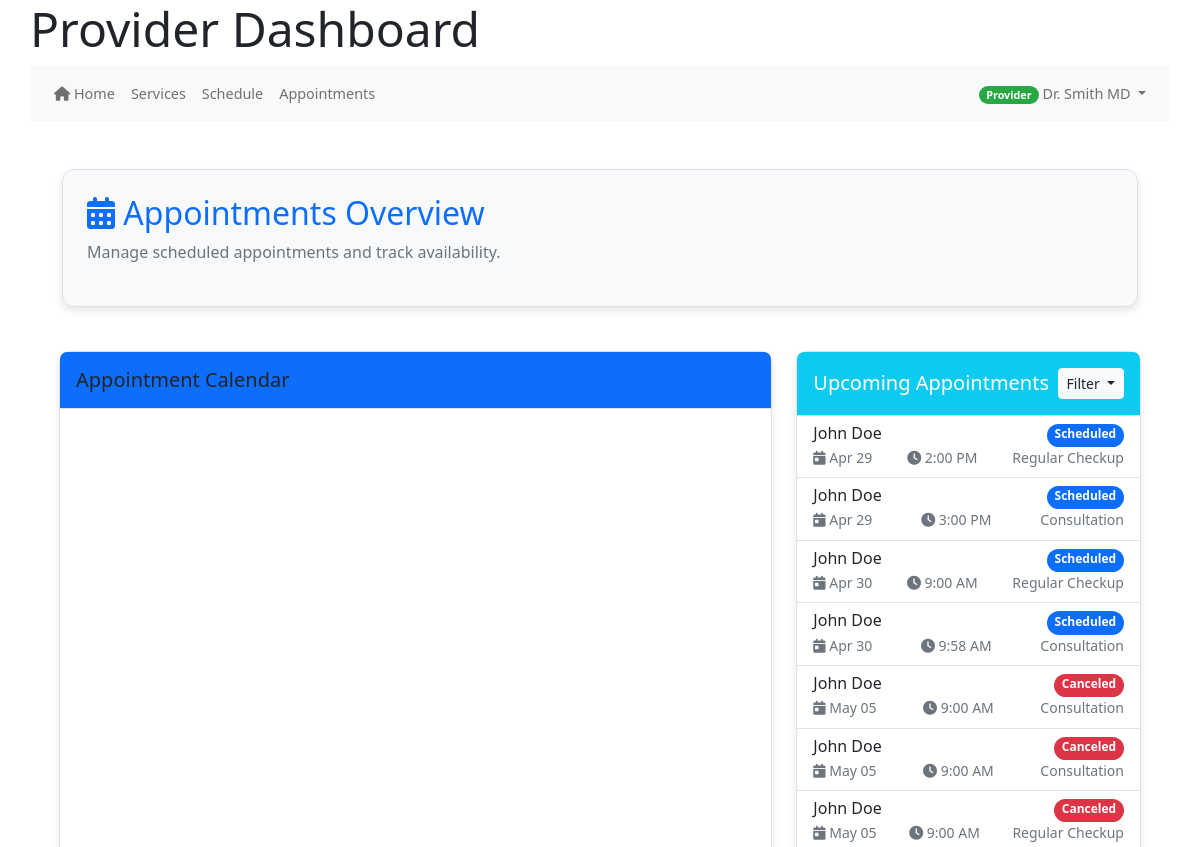
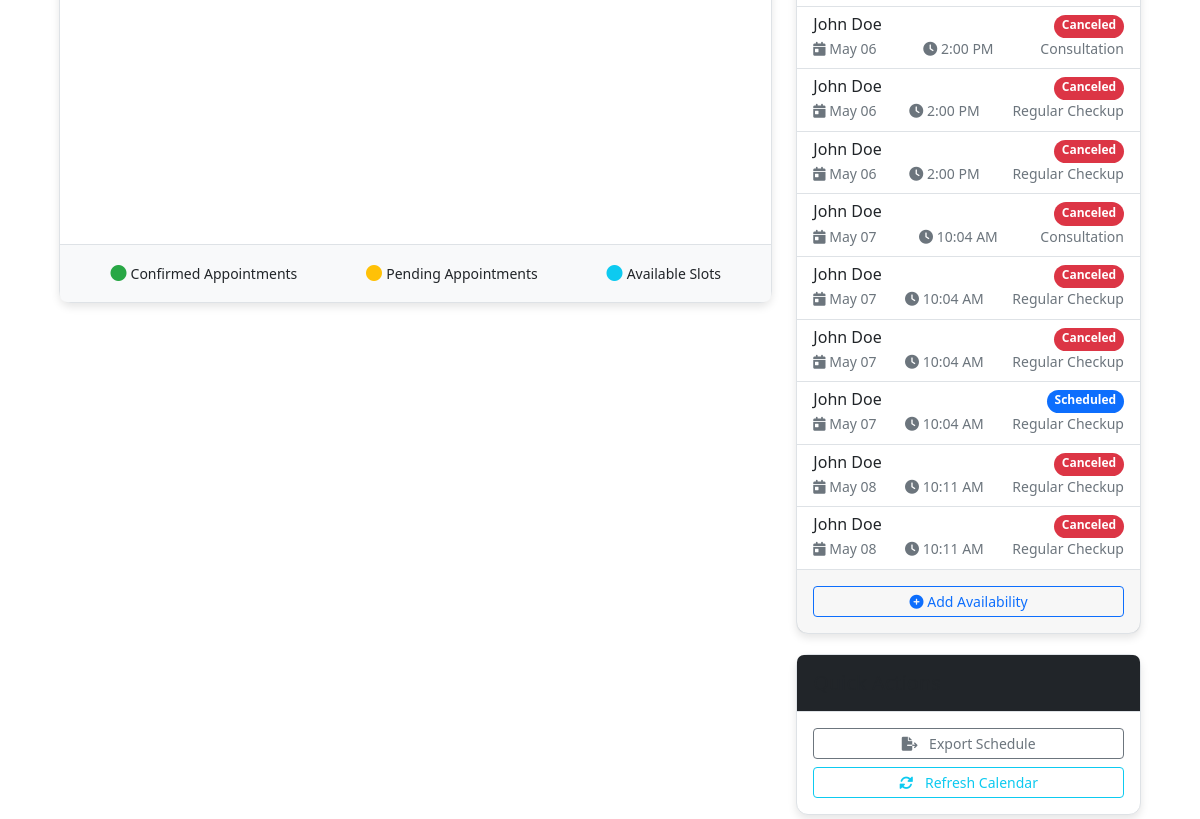
Page /index.php/provider/appointments/2 (signed in, upper part) on the earlier database version (2 pictures, top to bottom).
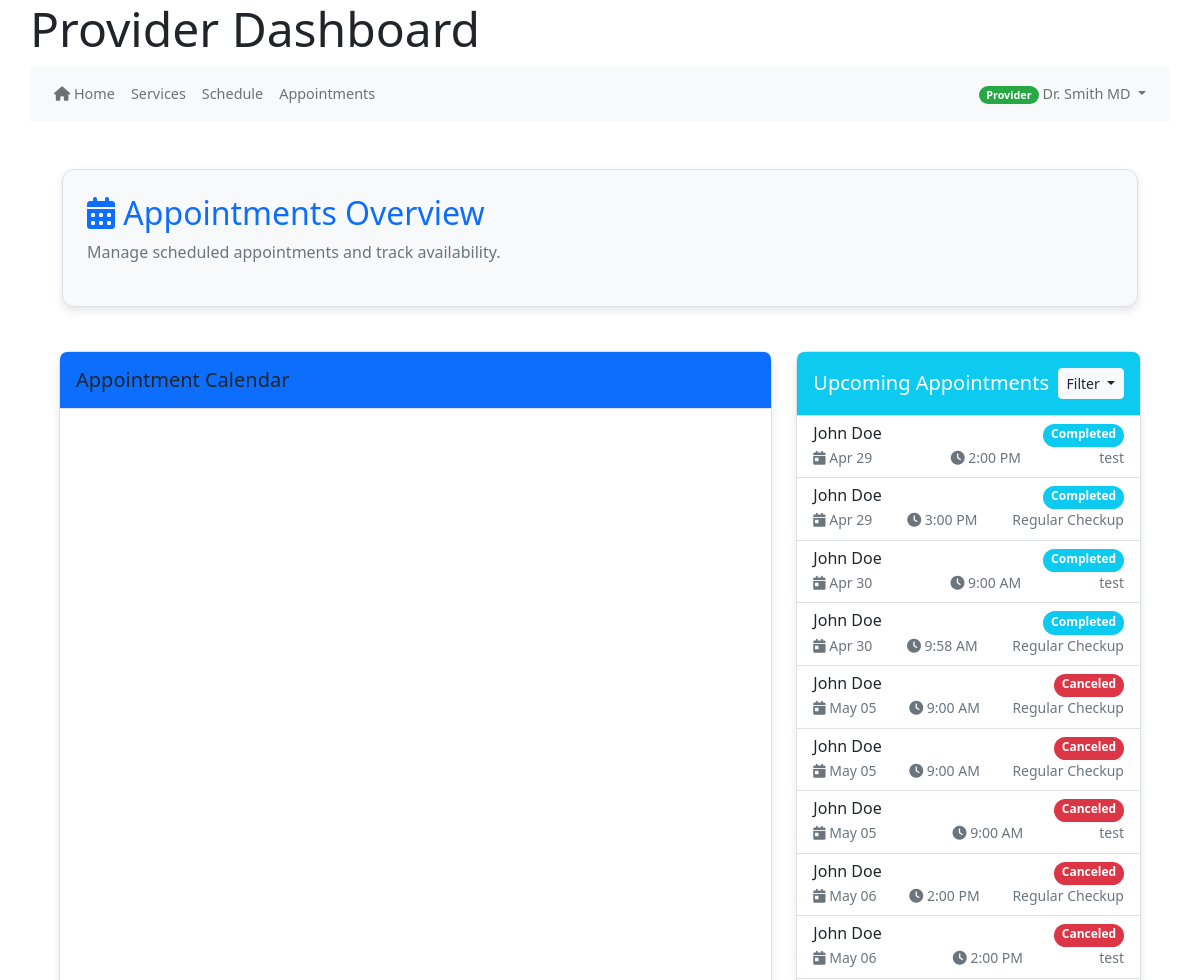
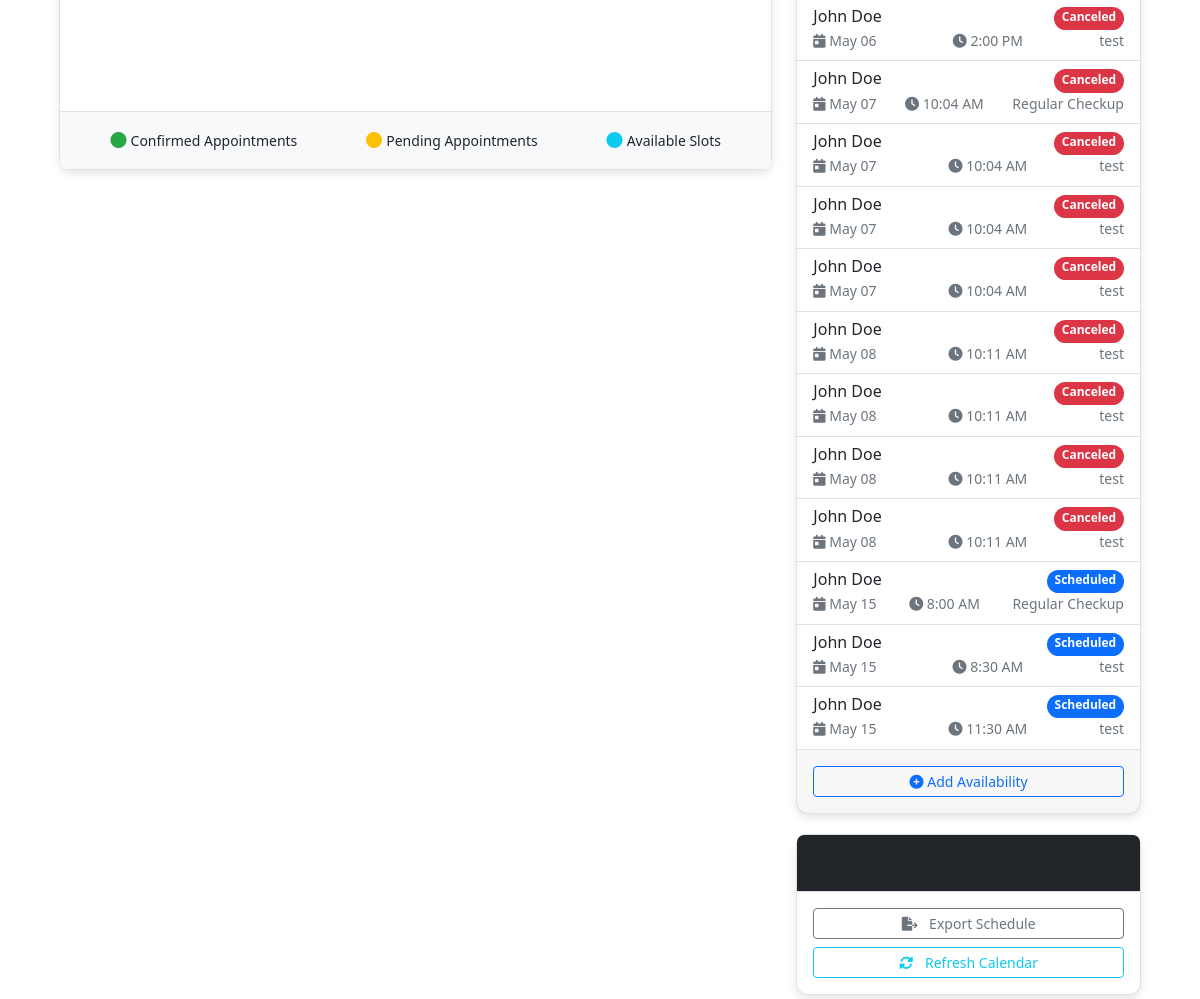
Same page on the later database version (2 pictures, top to bottom).
### tables this page shows
CREATE TABLE IF NOT EXISTS `appointments` (
  `appointment_id` int(11) NOT NULL AUTO_INCREMENT,
  `patient_id` int(11) NOT NULL,
  `provider_id` int(11) NOT NULL,
  `service_id` int(11) NOT NULL,
  `appointment_date` date NOT NULL,
  `start_time` time NOT NULL,
  `end_time` time NOT NULL,
  `status` enum('scheduled','confirmed','completed','canceled','no_show') NOT NULL DEFAULT 'scheduled',
  `type` enum('in_person','virtual','phone') NOT NULL DEFAULT 'in_person',
  `notes` text DEFAULT NULL,
  `reason` text DEFAULT NULL,
  `reminder_sent` tinyint(1) DEFAULT 0,
  `confirmed_at` datetime DEFAULT NULL,
  `canceled_at` datetime DEFAULT NULL,
  `created_at` datetime DEFAULT current_timestamp(),
  `updated_at` datetime DEFAULT current_timestamp(),
  PRIMARY KEY (`appointment_id`),
  KEY `patient_id` (`patient_id`),
  KEY `provider_id` (`provider_id`),
  KEY `service_id` (`service_id`)
);

CREATE TABLE IF NOT EXISTS `services` (
  `service_id` int(11) NOT NULL AUTO_INCREMENT,
  `name` varchar(255) NOT NULL,
  `description` text DEFAULT NULL,
  `duration` int(11) DEFAULT 30,
  `price` decimal(10,2) DEFAULT NULL,
  `is_active` tinyint(1) DEFAULT 1,
  `created_at` timestamp NOT NULL DEFAULT current_timestamp(),
  PRIMARY KEY (`service_id`)
);

### controllers/provider_controller.php (called while the page is built, shortened)
<?php
require_once MODEL_PATH . '/Provider.php';
class ProviderController {
    protected $providerModel;
    public function __construct() {
        $this->db = get_db();
        $this->providerModel = new Provider($this->db);
    }
    public function appointments() {
        $provider_id = $_SESSION['user_id'];
        $appointments = $this->providerModel->getBookedAppointments($provider_id);
        include VIEW_PATH . '/provider/appointments.php';
    }
}
?>

### public_html/bootstrap.php (called while the page is built, shortened)
<?php
require_once APP_ROOT . '/core/helpers.php';
require_once CORE_PATH . '/helpers.php';
function get_db() {
    static $db = null;
    if ($db === null) {
        if (defined('DB_HOST') && defined('DB_USER') && defined('DB_PASS') && defined('DB_NAME')) {
            $db = new mysqli(DB_HOST, DB_USER, DB_PASS, DB_NAME);
            $db->set_charset('utf8mb4');
        } else {
            throw new Exception("Database constants not defined");
        }
    }
    return $db;
}
return true;

### models/Provider.php (called while the page is built, shortened)
<?php
class Provider {
    private $db;
    public function __construct($db) {
        $this->db = $db;
    }
    public function getBookedAppointments($provider_id) {
        try {
            $stmt = $this->db->prepare("
                SELECT a.*,
                       u.first_name AS patient_first_name,
                       u.last_name AS patient_last_name,
                       CONCAT(u.first_name, ' ', u.last_name) AS patient_name,
                       s.name AS service_name
                FROM appointments a
                JOIN users u ON a.patient_id = u.user_id
                JOIN services s ON a.service_id = s.service_id
                WHERE a.provider_id = ?
                ORDER BY a.appointment_date, a.start_time
            ");
            $stmt->bind_param("i", $provider_id);
            $stmt->execute();
            $result = $stmt->get_result();
            return $result->fetch_all(MYSQLI_ASSOC) ?: [];
        } catch (Exception $e) {
            error_log("Error fetching provider appointments: " . $e->getMessage());
            return [];
        }
    }
}
?>

### core/helpers.php (called while the page is built, shortened)
<?php
function base_url($path = '') {
    $protocol = isset($_SERVER['HTTPS']) && $_SERVER['HTTPS'] !== 'off' ? 'https' : 'http';
    $host = $_SERVER['HTTP_HOST'];
    $script_name = $_SERVER['SCRIPT_NAME'];
    $base_dir = dirname($script_name);
    $base_url = "{$protocol}://{$host}{$base_dir}";
    $base_url = rtrim($base_url, '/');
    $path = ltrim($path, '/');
    return $path ? "{$base_url}/{$path}" : $base_url;
}

### views/provider/appointments.php (the view, shortened to what the changed rows need)
<?php include VIEW_PATH . '/partials/header.php'; ?>
<div class="container provider-dashboard my-4">
    <div class="row mb-4">
        <div class="col-md-12">
            <div class="card shadow-sm bg-light">
                <div class="card-body p-4">
                    <h2 class="text-primary mb-2">
                        <i class="fas fa-calendar-alt"></i> Appointments Overview
                    </h2>
                </div>
            </div>
        </div>
    </div>
    <div class="row">
        <div class="col-lg-4 mb-4">
            <div class="card shadow">
                <div class="card-body p-0">
                    <div class="list-group list-group-flush appointment-list">
                        <?php if (!empty($appointments)) : ?>
                            <?php foreach ($appointments as $appointment) :
                                $statusClass = match($appointment['status']) {
                                    'scheduled' => 'primary',
                                    'confirmed' => 'success',
                                    'canceled' => 'danger',
                                    'completed' => 'info',
                                    'no_show' => 'warning',
                                    default => 'secondary'
                                };
                            ?>
                                <a href="<?= base_url('index.php/provider/viewAppointment/' . ($appointment['id'] ?? $appointment['appointment_id'] ?? '')) ?>"
                                   class="list-group-item list-group-item-action appointment-item"
                                   data-status="<?= $appointment['status'] ?>">
                                    <div class="d-flex w-100 justify-content-between">
                                        <h6 class="mb-1"><?= htmlspecialchars($appointment['patient_name']) ?></h6>
                                        <span class="badge bg-<?= $statusClass ?>"><?= ucfirst($appointment['status']) ?></span>
                                    </div>
                                    <div class="d-flex justify-content-between align-items-center">
                                        <small class="text-muted">
                                            <i class="fas fa-calendar-day"></i> <?= date('M d', strtotime($appointment['appointment_date'])) ?>
                                        </small>
                                        <small class="text-muted">
                                            <i class="fas fa-clock"></i> <?= date('g:i A', strtotime($appointment['start_time'])) ?>
                                        </small>
                                        <small class="text-muted">
                                            <?= htmlspecialchars($appointment['service_name'] ?? 'Consultation') ?>
                                        </small>
                                    </div>
                                </a>
                            <?php endforeach; ?>
                        <?php endif; ?>
                    </div>
                </div>
            </div>
        </div>
    </div>
</div>
<?php include VIEW_PATH . '/partials/footer.php'; ?>

Differences in the rows shown:
changed appointments (number 1 of 21 on the later page): status "Scheduled" → "Completed"; service.name "Regular Checkup" → "test"
changed appointments "3:00 PM": status "Scheduled" → "Completed"; service.name "Consultation" → "Regular Checkup"
changed appointments (number 3 of 21 on the later page): status "Scheduled" → "Completed"; service.name "Regular Checkup" → "test"
changed appointments "9:58 AM": status "Scheduled" → "Completed"; service.name "Consultation" → "Regular Checkup"
changed through a linked row, appointments (number 5 of 21 on the later page): service.name "Consultation" → "Regular Checkup"
changed through a linked row, appointments (number 6 of 21 on the later page): service.name "Consultation" → "Regular Checkup"
changed through a linked row, appointments (number 7 of 21 on the later page): service.name "Regular Checkup" → "test"
changed through a linked row, appointments (number 8 of 21 on the later page): service.name "Consultation" → "Regular Checkup"
changed through a linked row, appointments (number 9 of 21 on the later page): service.name "Regular Checkup" → "test"
changed through a linked row, appointments (number 10 of 21 on the later page): service.name "Regular Checkup" → "test"
changed through a linked row, appointments (number 11 of 21 on the later page): service.name "Consultation" → "Regular Checkup"
changed through a linked row, appointments (number 12 of 21 on the later page): service.name "Regular Checkup" → "test"
changed through a linked row, appointments (number 13 of 21 on the later page): service.name "Regular Checkup" → "test"
changed appointments (number 14 of 21 on the later page): status "Scheduled" → "Canceled"; service.name "Regular Checkup" → "test"
changed appointments (number 15 of 21 on the later page): service.name "Regular Checkup" → "test"
changed through a linked row, appointments (number 16 of 21 on the later page): service.name "Regular Checkup" → "test"
added appointments: patient_name "John Doe", status "Canceled", appointment_date "May 08", start_time "10:11 AM", service.name "test"
added appointments: patient_name "John Doe", status "Canceled", appointment_date "May 08", start_time "10:11 AM", service.name "test"
added appointments: patient_name "John Doe", status "Scheduled", appointment_date "May 15", start_time "8:00 AM", service.name "Regular Checkup"
added appointments: patient_name "John Doe", status "Scheduled", appointment_date "May 15", start_time "8:30 AM", service.name "test"
added appointments: patient_name "John Doe", status "Scheduled", appointment_date "May 15", start_time "11:30 AM", service.name "test"
